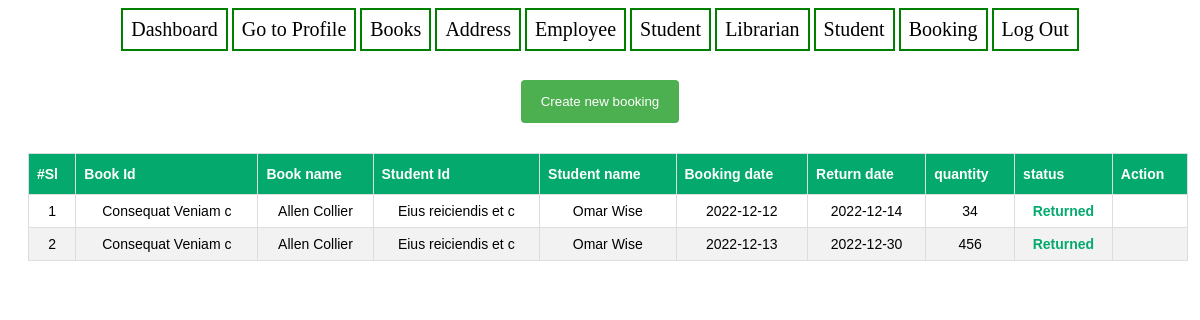
/view/booking/list.php (signed in), run on the app's committed database.
### tables this page shows
CREATE TABLE `booking` (
  `id` int(11) NOT NULL,
  `status` int(11) DEFAULT '0',
  `book_id` int(8) DEFAULT NULL,
  `student_id` int(255) DEFAULT NULL,
  `booking_date` varchar(255) DEFAULT NULL,
  `return_date` varchar(255) DEFAULT NULL,
  `quantity` int(8) DEFAULT NULL
);

CREATE TABLE `books` (
  `id` int(11) NOT NULL,
  `name` varchar(191) NOT NULL,
  `book_id` varchar(255) DEFAULT NULL,
  `quantity` int(11) DEFAULT NULL
);

CREATE TABLE `students` (
  `id` int(11) NOT NULL,
  `name` varchar(255) DEFAULT NULL,
  `department` varchar(255) DEFAULT NULL,
  `student_id` varchar(255) DEFAULT NULL
);

### model/bookingModel.php (called while the page is built, shortened)
<?php
function getAllbookings(){
    $con = getConnection();
    $sql = "SELECT
                booking.quantity as quantity,
                booking.id as id,
                booking.booking_date,
                booking.return_date,
                booking.status,
                students.student_id,
                students.name as student_name,
                books.book_id,
                books.id as book_primary_id,
                books.quantity as book_quantity,
                books.name as book_name
                FROM books
            INNER JOIN booking
                ON books.id = booking.book_id
            INNER JOIN students
                        ON students.id = booking.student_id";
    $result = mysqli_query($con, $sql);
    return $result;
}
?>

### view/booking/list.php (the view, shortened to what this page needs)
<!doctype html>
<html lang="en">
<head>
    <link rel="stylesheet" href="../../asset/main.css">
</head>
<body>
<?php
include "../../view/booking/menu.php"
?>
<?php
require_once('../../model/bookingModel.php');
$bookings = getAllbookings();
?>
<h4 align="center">
    <form style="display: inline-block" action="../../route/path.php" method="get">
        <button class="btn-info">Create new booking</button>
    </form>
</h4>
<div class="container">
    <table class="table">
        <thead>
        <tr>
            <th width="">#Sl</th>
            <th width="">Book Id</th>
            <th width="">Book name</th>
            <th width="">Student Id</th>
            <th width="">Student name</th>
            <th width="">Booking date</th>
            <th width="">Return date</th>
            <th width="">quantity</th>
            <th width="">status</th>
            <th width="">Action</th>
        </tr>
        </thead>
        <tbody>
        <?php
        $x = 0;
        while ($row = $bookings->fetch_array(MYSQLI_ASSOC)) {
            $x++;
            echo
                '<tr>' .
                '<td>' . $x . '</td>' .
                '<td>' . $row['book_id'] . '</td>' .
                '<td>' . $row['book_name'] . '</td>' .
                '<td>' . $row['student_id'] . '</td>' .
                '<td>' . $row['student_name'] . '</td>' .
                '<td>' . $row['booking_date'] . '</td>' .
                '<td>' . $row['return_date'] . '</td>' .
                '<td>' . $row['quantity'] . '</td>' .
                '<td' . (($row['status'] == 0) ? ' class="booked"' : ' class="returned"') . ' >' . (($row['status'] == 0) ? "Booked" : "Returned") . '</td>' .
                '<td>'
                . (($row['status'] == 0) ? '<div style="display: flex">
                            <form action="../../route/path.php" method="post">
                                <input type="hidden" name="booking_return" value="' . $row['id'] . '"/>
                                <input type="hidden" name="booking_quantity" value="' . $row['quantity'] . '"/>
                                <input type="hidden" name="book_quantity" value="' . $row['book_quantity'] . '"/>
                                <input type="hidden" name="booking_book_id" value="' . $row['book_primary_id'] . '"/>
                                <button class="table-btn-edit shadow" >Return</button>
                            </form>
                        </div>' : "")
                . '</td>' .
                '</tr>';
        }
        ?>
        </tbody>
    </table>
</div>
</body>
</html>

### view/booking/menu.php
<?php
echo '<div align="center">
        <a href="../dashboard.php"  >Dashboard</a>
        <a href="../profile/show.php"  id="a1">Go to Profile</a>
        <a href="../../route/path.php?book_list"  id="a1">Books</a>
        <a href="../../route/path.php?address_list"  id="a1">Address</a>
        <a href="../../route/path.php?employee_list"  id="a1">Employee</a>
        <a href="../../route/path.php?student_list"  id="a1">Student</a>
         <a href="../../route/path.php?library_list" id="a1">Librarian</a>
        <a href="../../route/path.php?student_list" id="a1">Student</a>
        <a href="../../route/path.php?booking_list" id="a1">Booking</a>
        <a href="../../controller/logout.php"  id="a1"> Log Out</a>
    </div>'
?>

### asset/main.css (style rules this page uses)
.container { font-size: 24px; font-weight: 300; text-align: center; font-family: "Times New Roman", Times, serif; }
.btn-info { width: 100%; background-color: #4CAF50; color: white; padding: 14px 20px; margin: 8px 0; border: none; border-radius: 4px; cursor: pointer; }
a:link, a:visited { background-color: white; color: black; border: 2px solid green; padding: 8px 8px; text-align: center; font-size: 20px; text-decoration: none; display: inline-block; }
.table { font-family: Arial, Helvetica, sans-serif; border-collapse: collapse; width: 98%; margin: 20px 20px; font-size: 14px; }
.table td, .table th { border: 1px solid #ddd; padding: 8px; }
.table tr:nth-child(even) { background-color: #f2f2f2; }
.table th { padding-top: 12px; padding-bottom: 12px; text-align: left; background-color: #04AA6D; color: white; }
.returned { cursor: pointer; color: #04AA6D; font-weight: bold; }

### data on the page
booking: book.book_id "Consequat Veniam c", book.name "Allen Collier", student.student_id "Eius reiciendis et c", student.name "Omar Wise", booking_date "2022-12-12", return_date "2022-12-14", quantity "34", status "Returned"
booking: book.book_id "Consequat Veniam c", book.name "Allen Collier", student.student_id "Eius reiciendis et c", student.name "Omar Wise", booking_date "2022-12-13", return_date "2022-12-30", quantity "456", status "Returned"
